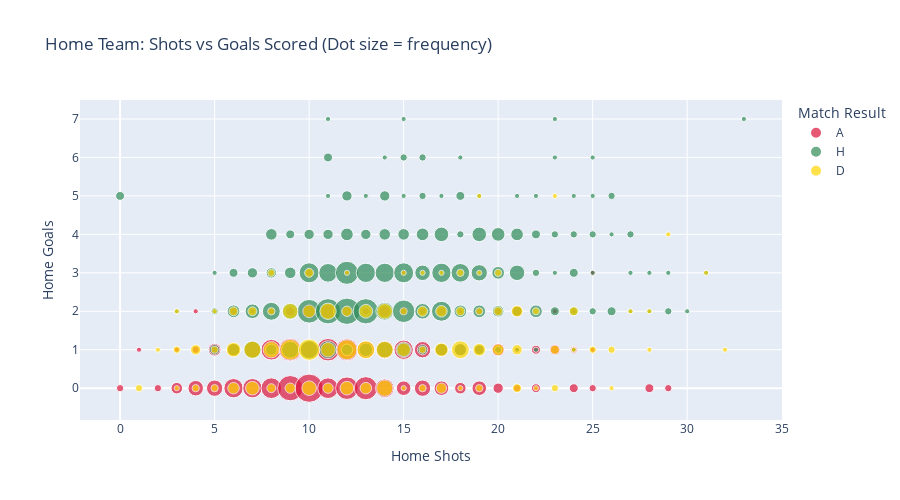

Here is the notebook cell this chart was saved with:
### Code cell
# Create a scatter plot showing relationship between shots and goals with sized markers
# First, count occurrences of each (HS, FTHG) combination
df_counts = df.groupby(['HS', 'FTHG', 'FTR']).size().reset_index(name='count')

fig_shots_goals = px.scatter(
    df_counts, 
    x='HS', 
    y='FTHG',
    color='FTR',
    size='count',  # Size dots based on count of overlapping points
    title='Home Team: Shots vs Goals Scored (Dot size = frequency)',
    labels={
        'HS': 'Home Shots',
        'FTHG': 'Home Goals',
        'FTR': 'Match Result',
        'count': 'Number of matches'
    },
    color_discrete_map={
        'H': '#2E8B57',  # Green for home wins
        'D': '#FFD700',  # Gold for draws
        'A': '#DC143C'   # Red for home losses
    },
    size_max=20,  # Maximum dot size
    hover_data=['count']
)

fig_shots_goals.update_layout(
    height=500,
    showlegend=True
)

fig_shots_goals.show()

### Figure 1 — Plotly figure (JSON) as saved in the notebook; plotly's stock layout.template omitted (floating-point values rounded to 4 significant figures)
{"data": [{"customdata": [[2], [1], [2], [5], [1], [9], [2], [1], [10], [6], [14], [6], [2], [14], [10], [1], [16], [16], [2], [24], [19], [3], [30], [11], [8], [2], [16], [19], [8], [19], [18], [4], [1], [20], [11], [2], [13], [12], [5], [8], [14], [3], [1], [10], [10], [2], [8], [6], [3], [5], [5], [1], [8], [3], [2], [4], [6], [2], [2], [1], [4], [3], [3], [4], [1], [3], [2], [1], [2], [1], [1], [3], [2]], "hovertemplate": "Match Result=A<br>Home Shots=%{x}<br>Home Goals=%{y}<br>Number of matches=%{customdata[0]}<extra></extra>", "legendgroup": "A", "marker": {"color": "#DC143C", "size": [2, 1, 2, 5, 1, 9, 2, 1, 10, 6, 14, 6, 2, 14, 10, 1, 16, 16, 2, 24, 19, 3, 30, 11, 8, 2, 16, 19, 8, 19, 18, 4, 1, 20, 11, 2, 13, 12, 5, 8, 14, 3, 1, 10, 10, 2, 8, 6, 3, 5, 5, 1, 8, 3, 2, 4, 6, 2, 2, 1, 4, 3, 3, 4, 1, 3, 2, 1, 2, 1, 1, 3, 2], "sizemode": "area", "sizeref": 0.075, "symbol": "circle"}, "mode": "markers", "name": "A", "orientation": "v", "showlegend": true, "type": "scatter", "x": [0.0, 1.0, 2.0, 3.0, 3.0, 4.0, 4.0, 4.0, 5.0, 5.0, 6.0, 6.0, 6.0, 7.0, 7.0, 7.0, 8.0, 8.0, 8.0, 9.0, 9.0, 9.0, 10.0, 10.0, 10.0, 10.0, 11.0, 11.0, 11.0, 12.0, 12.0, 12.0, 12.0, 13.0, 13.0, 13.0, 14.0, 14.0, 14.0, 15.0, 15.0, 15.0, 15.0, 16.0, 16.0, 16.0, 17.0, 17.0, 17.0, 18.0, 18.0, 18.0, 19.0, 19.0, 19.0, 20.0, 20.0, 20.0, 21.0, 21.0, 21.0, 22.0, 22.0, 23.0, 23.0, 24.0, 24.0, 24.0, 25.0, 25.0, 25.0, 28.0, 29.0], "xaxis": "x", "y": [0, 1, 0, 0, 1, 0, 1, 2, 0, 1, 0, 1, 2, 0, 1, 2, 0, 1, 2, 0, 1, 2, 0, 1, 2, 3, 0, 1, 2, 0, 1, 2, 3, 0, 1, 2, 0, 1, 2, 0, 1, 2, 3, 0, 1, 2, 0, 1, 2, 0, 1, 2, 0, 1, 2, 0, 1, 2, 0, 1, 2, 0, 1, 1, 2, 0, 1, 2, 0, 1, 3, 0, 0], "yaxis": "y"}, {"customdata": [[3], [1], [4], [2], [1], [6], [6], [3], [12], [8], [4], [5], [12], [4], [5], [11], [10], [5], [3], [13], [21], [15], [4], [12], [24], [13], [4], [1], [3], [1], [5], [26], [20], [6], [4], [7], [24], [14], [4], [1], [10], [12], [14], [5], [4], [1], [9], [19], [15], [5], [1], [2], [1], [4], [9], [9], [6], [2], [2], [6], [15], [14], [8], [1], [6], [6], [13], [2], [3], [1], [4], [6], [10], [8], [1], [2], [5], [6], [7], [1], [4], [9], [6], [1], [1], [6], [2], [3], [1], [3], [1], [2], [1], [1], [1], [3], [3], [2], [1], [2], [1], [2], [1], [1], [3], [1], [2], [1], [1], [2], [1], [1], [2], [1], [1], [1], [1]], "hovertemplate": "Match Result=H<br>Home Shots=%{x}<br>Home Goals=%{y}<br>Number of matches=%{customdata[0]}<extra></extra>", "legendgroup": "H", "marker": {"color": "#2E8B57", "size": [3, 1, 4, 2, 1, 6, 6, 3, 12, 8, 4, 5, 12, 4, 5, 11, 10, 5, 3, 13, 21, 15, 4, 12, 24, 13, 4, 1, 3, 1, 5, 26, 20, 6, 4, 7, 24, 14, 4, 1, 10, 12, 14, 5, 4, 1, 9, 19, 15, 5, 1, 2, 1, 4, 9, 9, 6, 2, 2, 6, 15, 14, 8, 1, 6, 6, 13, 2, 3, 1, 4, 6, 10, 8, 1, 2, 5, 6, 7, 1, 4, 9, 6, 1, 1, 6, 2, 3, 1, 3, 1, 2, 1, 1, 1, 3, 3, 2, 1, 2, 1, 2, 1, 1, 3, 1, 2, 1, 1, 2, 1, 1, 2, 1, 1, 1, 1], "sizemode": "area", "sizeref": 0.075, "symbol": "circle"}, "mode": "markers", "name": "H", "orientation": "v", "showlegend": true, "type": "scatter", "x": [0.0, 3.0, 5.0, 5.0, 5.0, 6.0, 6.0, 6.0, 7.0, 7.0, 7.0, 8.0, 8.0, 8.0, 8.0, 9.0, 9.0, 9.0, 9.0, 10.0, 10.0, 10.0, 10.0, 11.0, 11.0, 11.0, 11.0, 11.0, 11.0, 11.0, 12.0, 12.0, 12.0, 12.0, 12.0, 13.0, 13.0, 13.0, 13.0, 13.0, 14.0, 14.0, 14.0, 14.0, 14.0, 14.0, 15.0, 15.0, 15.0, 15.0, 15.0, 15.0, 15.0, 16.0, 16.0, 16.0, 16.0, 16.0, 16.0, 17.0, 17.0, 17.0, 17.0, 17.0, 18.0, 18.0, 18.0, 18.0, 18.0, 18.0, 19.0, 19.0, 19.0, 19.0, 19.0, 20.0, 20.0, 20.0, 20.0, 21.0, 21.0, 21.0, 21.0, 21.0, 22.0, 22.0, 22.0, 22.0, 22.0, 23.0, 23.0, 23.0, 23.0, 23.0, 24.0, 24.0, 24.0, 24.0, 24.0, 25.0, 25.0, 25.0, 25.0, 25.0, 26.0, 26.0, 26.0, 27.0, 27.0, 27.0, 28.0, 28.0, 29.0, 29.0, 30.0, 31.0, 33.0], "xaxis": "x", "y": [5, 2, 1, 2, 3, 1, 2, 3, 1, 2, 3, 1, 2, 3, 4, 1, 2, 3, 4, 1, 2, 3, 4, 1, 2, 3, 4, 5, 6, 7, 1, 2, 3, 4, 5, 1, 2, 3, 4, 5, 1, 2, 3, 4, 5, 6, 1, 2, 3, 4, 5, 6, 7, 1, 2, 3, 4, 5, 6, 1, 2, 3, 4, 5, 1, 2, 3, 4, 5, 6, 1, 2, 3, 4, 5, 1, 2, 3, 4, 1, 2, 3, 4, 5, 1, 2, 3, 4, 5, 2, 3, 4, 6, 7, 1, 2, 3, 4, 5, 2, 3, 4, 5, 6, 2, 4, 5, 2, 3, 4, 2, 3, 2, 3, 2, 3, 7], "yaxis": "y"}, {"customdata": [[2], [1], [1], [2], [1], [2], [4], [2], [2], [1], [5], [8], [3], [7], [11], [3], [3], [10], [2], [2], [4], [16], [9], [8], [17], [6], [3], [4], [8], [10], [7], [15], [4], [1], [5], [12], [7], [10], [11], [9], [1], [7], [2], [1], [2], [2], [4], [1], [4], [7], [5], [1], [1], [12], [3], [2], [2], [6], [2], [1], [1], [5], [3], [2], [3], [4], [5], [1], [2], [2], [3], [1], [1], [3], [2], [1], [2], [1], [1], [1], [1], [1], [1]], "hovertemplate": "Match Result=D<br>Home Shots=%{x}<br>Home Goals=%{y}<br>Number of matches=%{customdata[0]}<extra></extra>", "legendgroup": "D", "marker": {"color": "#FFD700", "size": [2, 1, 1, 2, 1, 2, 4, 2, 2, 1, 5, 8, 3, 7, 11, 3, 3, 10, 2, 2, 4, 16, 9, 8, 17, 6, 3, 4, 8, 10, 7, 15, 4, 1, 5, 12, 7, 10, 11, 9, 1, 7, 2, 1, 2, 2, 4, 1, 4, 7, 5, 1, 1, 12, 3, 2, 2, 6, 2, 1, 1, 5, 3, 2, 3, 4, 5, 1, 2, 2, 3, 1, 1, 3, 2, 1, 2, 1, 1, 1, 1, 1, 1], "sizemode": "area", "sizeref": 0.075, "symbol": "circle"}, "mode": "markers", "name": "D", "orientation": "v", "showlegend": true, "type": "scatter", "x": [1.0, 2.0, 3.0, 3.0, 3.0, 4.0, 4.0, 5.0, 5.0, 5.0, 6.0, 6.0, 6.0, 7.0, 7.0, 7.0, 8.0, 8.0, 8.0, 8.0, 9.0, 9.0, 9.0, 10.0, 10.0, 10.0, 10.0, 11.0, 11.0, 11.0, 12.0, 12.0, 12.0, 12.0, 13.0, 13.0, 13.0, 14.0, 14.0, 14.0, 15.0, 15.0, 15.0, 15.0, 16.0, 16.0, 16.0, 16.0, 17.0, 17.0, 17.0, 17.0, 18.0, 18.0, 18.0, 18.0, 19.0, 19.0, 19.0, 19.0, 19.0, 20.0, 20.0, 20.0, 21.0, 21.0, 21.0, 22.0, 22.0, 23.0, 23.0, 23.0, 24.0, 24.0, 25.0, 26.0, 26.0, 27.0, 28.0, 28.0, 29.0, 31.0, 32.0], "xaxis": "x", "y": [0, 1, 0, 1, 2, 0, 1, 0, 1, 2, 0, 1, 2, 0, 1, 2, 0, 1, 2, 3, 0, 1, 2, 0, 1, 2, 3, 0, 1, 2, 0, 1, 2, 3, 0, 1, 2, 0, 1, 2, 0, 1, 2, 3, 0, 1, 2, 3, 0, 1, 2, 3, 0, 1, 2, 3, 0, 1, 2, 3, 5, 1, 2, 3, 0, 1, 2, 0, 2, 0, 1, 5, 1, 2, 1, 0, 1, 2, 1, 2, 4, 3, 1], "yaxis": "y"}], "layout": {"height": 500, "legend": {"itemsizing": "constant", "title": {"text": "Match Result"}, "tracegroupgap": 0}, "showlegend": true, "title": {"text": "Home Team: Shots vs Goals Scored (Dot size = frequency)"}, "xaxis": {"anchor": "y", "domain": [0, 1], "title": {"text": "Home Shots"}}, "yaxis": {"anchor": "x", "domain": [0, 1], "title": {"text": "Home Goals"}}}}
